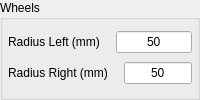
        <widget class="QGroupBox" name="groupBox_8">
         <property name="sizePolicy">
          <sizepolicy hsizetype="MinimumExpanding" vsizetype="Preferred">
           <horstretch>0</horstretch>
           <verstretch>0</verstretch>
          </sizepolicy>
         </property>
         <property name="title">
          <string>Wheels</string>
         </property>
         <layout class="QGridLayout" name="gridLayout_8" rowstretch="0,0">
          <property name="leftMargin">
           <number>5</number>
          </property>
          <property name="topMargin">
           <number>5</number>
          </property>
          <property name="rightMargin">
           <number>5</number>
          </property>
          <property name="bottomMargin">
           <number>5</number>
          </property>
          <property name="spacing">
           <number>3</number>
          </property>
          <item row="0" column="0">
           <layout class="QHBoxLayout" name="horizontalLayout_21">
            <item>
             <widget class="QLabel" name="label_robot_weight_21">
              <property name="enabled">
               <bool>true</bool>
              </property>
              <property name="sizePolicy">
               <sizepolicy hsizetype="Maximum" vsizetype="Preferred">
                <horstretch>0</horstretch>
                <verstretch>0</verstretch>
               </sizepolicy>
              </property>
              <property name="minimumSize">
               <size>
                <width>0</width>
                <height>0</height>
               </size>
              </property>
              <property name="maximumSize">
               <size>
                <width>16777215</width>
                <height>16777215</height>
               </size>
              </property>
              <property name="text">
               <string>Radius Left (mm)</string>
              </property>
             </widget>
            </item>
            <item>
             <spacer name="horizontalSpacer_21">
              <property name="orientation">
               <enum>Qt::Horizontal</enum>
              </property>
              <property name="sizeType">
               <enum>QSizePolicy::Preferred</enum>
              </property>
              <property name="sizeHint" stdset="0">
               <size>
                <width>13</width>
                <height>20</height>
               </size>
              </property>
             </spacer>
            </item>
            <item>
             <widget class="QLineEdit" name="lineEdit_robot_rad_left">
              <property name="enabled">
               <bool>true</bool>
              </property>
              <property name="sizePolicy">
               <sizepolicy hsizetype="Ignored" vsizetype="Fixed">
                <horstretch>0</horstretch>
                <verstretch>0</verstretch>
               </sizepolicy>
              </property>
              <property name="minimumSize">
               <size>
                <width>0</width>
                <height>0</height>
               </size>
              </property>
              <property name="maximumSize">
               <size>
                <width>16777215</width>
                <height>16777215</height>
               </size>
              </property>
              <property name="text">
               <string>50</string>
              </property>
              <property name="alignment">
               <set>Qt::AlignCenter</set>
              </property>
             </widget>
            </item>
           </layout>
          </item>
          <item row="1" column="0">
           <layout class="QHBoxLayout" name="horizontalLayout_22">
            <item>
             <widget class="QLabel" name="label_robot_weight_22">
              <property name="enabled">
               <bool>true</bool>
              </property>
              <property name="sizePolicy">
               <sizepolicy hsizetype="Maximum" vsizetype="Preferred">
                <horstretch>0</horstretch>
                <verstretch>0</verstretch>
               </sizepolicy>
              </property>
              <property name="minimumSize">
               <size>
                <width>0</width>
                <height>0</height>
               </size>
              </property>
              <property name="maximumSize">
               <size>
                <width>16777215</width>
                <height>16777215</height>
               </size>
              </property>
              <property name="text">
               <string>Radius Right (mm)</string>
              </property>
             </widget>
            </item>
            <item>
             <spacer name="horizontalSpacer_22">
              <property name="orientation">
               <enum>Qt::Horizontal</enum>
              </property>
              <property name="sizeType">
               <enum>QSizePolicy::Preferred</enum>
              </property>
              <property name="sizeHint" stdset="0">
               <size>
                <width>13</width>
                <height>20</height>
               </size>
              </property>
             </spacer>
            </item>
            <item>
             <widget class="QLineEdit" name="lineEdit_robot_rad_right">
              <property name="enabled">
               <bool>true</bool>
              </property>
              <property name="sizePolicy">
               <sizepolicy hsizetype="Ignored" vsizetype="Fixed">
                <horstretch>0</horstretch>
                <verstretch>0</verstretch>
               </sizepolicy>
              </property>
              <property name="minimumSize">
               <size>
                <width>0</width>
                <height>0</height>
               </size>
              </property>
              <property name="maximumSize">
               <size>
                <width>16777215</width>
                <height>16777215</height>
               </size>
              </property>
              <property name="text">
               <string>50</string>
              </property>
              <property name="alignment">
               <set>Qt::AlignCenter</set>
              </property>
             </widget>
            </item>
           </layout>
          </item>
         </layout>
        </widget>
